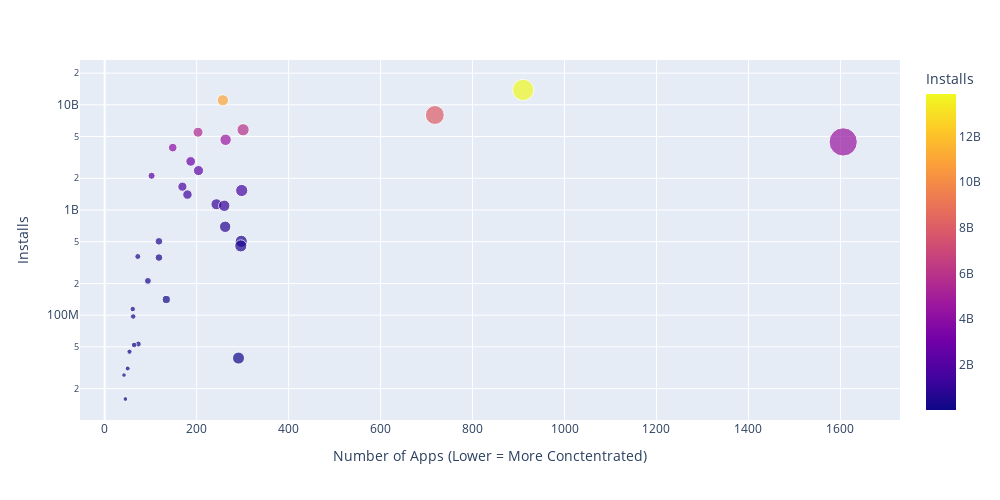

The notebook cell this image was saved under:
### Code cell
scatter_fig = px.scatter(
    data_frame=categories_installs_apps,
    x="App",
    y="Installs",
    color="Installs",
    size="App",
    hover_name=category_installs.index,
    width=1000,
    height=500,
    log_y=True,
)
scatter_fig.update_layout(
    xaxis_title="Number of Apps (Lower = More Conctentrated)",
    yaxis_title="Installs",
    # yaxis=dict(type="log")
)
scatter_fig.show()

### Figure 1 — Plotly figure (JSON) as saved in the notebook; plotly's stock layout.template omitted (floating-point values rounded to 4 significant figures)
{"data": [{"hovertemplate": "<b>%{hovertext}</b><br><br>App=%{marker.size}<br>Installs=%{marker.color}<extra></extra>", "hovertext": ["EVENTS", "BEAUTY", "PARENTING", "MEDICAL", "COMICS", "LIBRARIES_AND_DEMO", "AUTO_AND_VEHICLES", "HOUSE_AND_HOME", "ART_AND_DESIGN", "DATING", "FOOD_AND_DRINK", "EDUCATION", "WEATHER", "FINANCE", "MAPS_AND_NAVIGATION", "LIFESTYLE", "BUSINESS", "SPORTS", "HEALTH_AND_FITNESS", "SHOPPING", "PERSONALIZATION", "BOOKS_AND_REFERENCE", "ENTERTAINMENT", "NEWS_AND_MAGAZINES", "TRAVEL_AND_LOCAL", "VIDEO_PLAYERS", "FAMILY", "PHOTOGRAPHY", "SOCIAL", "PRODUCTIVITY", "TOOLS", "COMMUNICATION", "GAME"], "legendgroup": "", "marker": {"color": [13858762717, 11039241530, 7999724500, 5788070180, 5487841475, 4649143130, 4437554490, 3916897200, 2894859300, 2369110650, 2113660000, 1665791655, 1532352930, 1400331540, 1134006220, 1096431465, 692018120, 503611120, 503267560, 455249400, 361096500, 352852000, 211677750, 140912410, 114233100, 97082000, 53129800, 52083000, 44931100, 39062676, 31116110, 26916200, 15949410], "coloraxis": "coloraxis", "size": [910, 257, 718, 301, 203, 263, 1606, 148, 187, 204, 102, 169, 298, 180, 243, 260, 262, 297, 118, 296, 72, 118, 94, 134, 61, 62, 73, 64, 54, 291, 50, 42, 45], "sizemode": "area", "sizeref": 4.015, "symbol": "circle"}, "mode": "markers", "name": "", "orientation": "v", "showlegend": false, "type": "scatter", "x": [910, 257, 718, 301, 203, 263, 1606, 148, 187, 204, 102, 169, 298, 180, 243, 260, 262, 297, 118, 296, 72, 118, 94, 134, 61, 62, 73, 64, 54, 291, 50, 42, 45], "xaxis": "x", "y": [13858762717, 11039241530, 7999724500, 5788070180, 5487841475, 4649143130, 4437554490, 3916897200, 2894859300, 2369110650, 2113660000, 1665791655, 1532352930, 1400331540, 1134006220, 1096431465, 692018120, 503611120, 503267560, 455249400, 361096500, 352852000, 211677750, 140912410, 114233100, 97082000, 53129800, 52083000, 44931100, 39062676, 31116110, 26916200, 15949410], "yaxis": "y"}], "layout": {"coloraxis": {"colorbar": {"title": {"text": "Installs"}}, "colorscale": [[0, "#0d0887"], [0.1111, "#46039f"], [0.2222, "#7201a8"], [0.3333, "#9c179e"], [0.4444, "#bd3786"], [0.5556, "#d8576b"], [0.6667, "#ed7953"], [0.7778, "#fb9f3a"], [0.8889, "#fdca26"], [1, "#f0f921"]]}, "height": 500, "legend": {"itemsizing": "constant", "tracegroupgap": 0}, "margin": {"t": 60}, "width": 1000, "xaxis": {"anchor": "y", "domain": [0, 1], "title": {"text": "Number of Apps (Lower = More Conctentrated)"}}, "yaxis": {"anchor": "x", "domain": [0, 1], "title": {"text": "Installs"}, "type": "log"}}}
